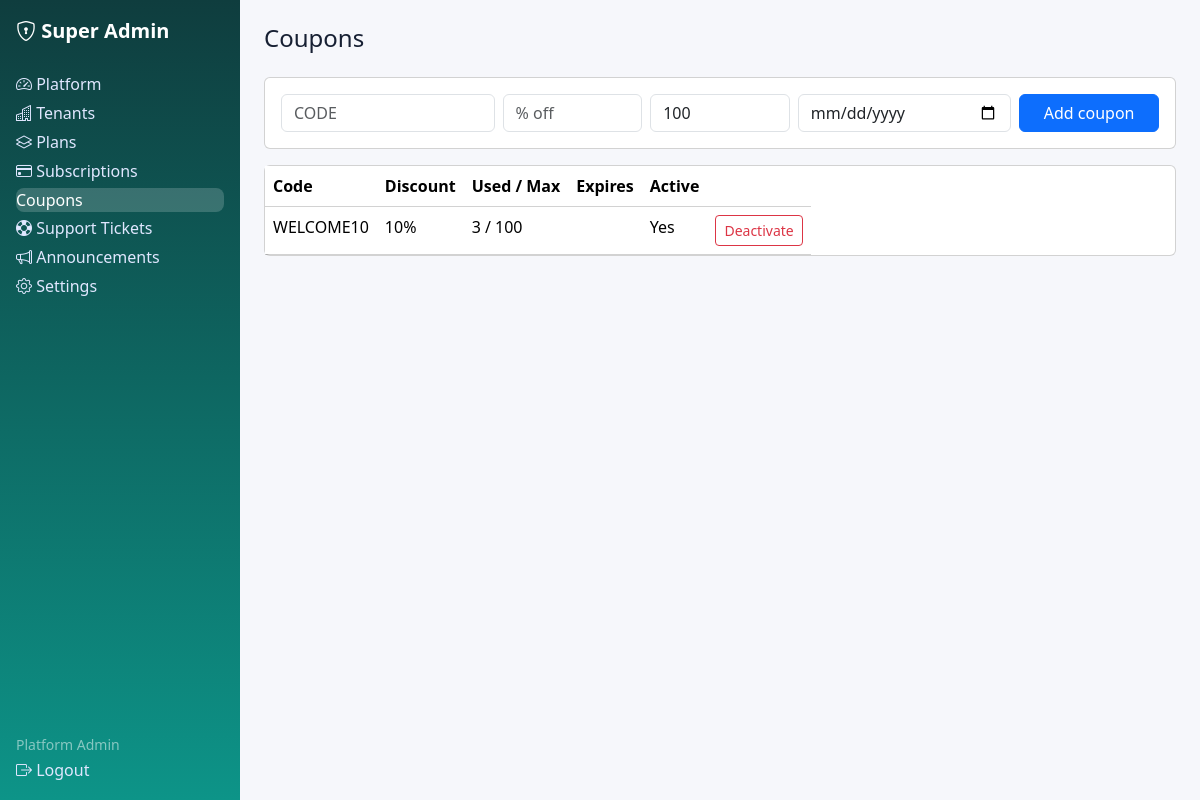
Screenshot of /super-admin/coupons.php (signed in) with the database file from the repository.
### tables this page shows
CREATE TABLE coupons (id INT UNSIGNED AUTO_INCREMENT PRIMARY KEY, code VARCHAR(40) NOT NULL UNIQUE, discount_percent INT NOT NULL DEFAULT 10, max_uses INT NOT NULL DEFAULT 100, used_count INT NOT NULL DEFAULT 0, expires_at DATETIME NULL, is_active TINYINT(1) NOT NULL DEFAULT 1, created_at DATETIME NOT NULL DEFAULT CURRENT_TIMESTAMP);

### includes/functions.php (called while the page is built, shortened)
<?php
function e(?string $v): string { return htmlspecialchars($v ?? '', ENT_QUOTES, 'UTF-8'); }

### super-admin/coupons.php (the view, shortened to what this page needs)
<?php require_once __DIR__ . '/../includes/auth.php'; $user=require_role(['super_admin'], '../auth/login.php'); $pdo=db(); $base='../';
$rows=$pdo->query('SELECT * FROM coupons ORDER BY id DESC')->fetchAll();
include __DIR__ . '/header.php'; ?>
<div class="card p-3 mb-3"><form class="row g-2" method="post"><?= csrf_field() ?><div class="col-md-3"><input class="form-control" name="code" placeholder="CODE" required></div><div class="col-md-2"><input class="form-control" type="number" name="discount_percent" placeholder="% off" required></div><div class="col-md-2"><input class="form-control" type="number" name="max_uses" placeholder="Max uses" value="100"></div><div class="col-md-3"><input class="form-control" type="date" name="expires_at"></div><div class="col-md-2"><button class="btn btn-primary w-100">Add coupon</button></div></form></div>
<table class="table card"><tr><th>Code</th><th>Discount</th><th>Used / Max</th><th>Expires</th><th>Active</th><th></th></tr><?php foreach($rows as $r): ?><tr><td><?= e($r['code']) ?></td><td><?= $r['discount_percent'] ?>%</td><td><?= $r['used_count'] ?> / <?= $r['max_uses'] ?></td><td><?= e($r['expires_at']??'') ?></td><td><?= $r['is_active']?'Yes':'No' ?></td><td><form method="post"><?= csrf_field() ?><input type="hidden" name="action" value="delete"><input type="hidden" name="id" value="<?= $r['id'] ?>"><button class="btn btn-sm btn-outline-danger">Deactivate</button></form></td></tr><?php endforeach; ?></table>
<?php include __DIR__ . '/footer.php'; ?>

### assets/css/style.css (style rules this page uses)
:root { --brand:#0d9488;--bg:#f6f7fb;--card:#fff;--text:#172033 }
body { background:var(--bg);color:var(--text);font-family:system-ui,-apple-system,"Segoe UI",Roboto,sans-serif }

### rows the page displays
coupons: code "WELCOME10", discount_percent "10", used_count "3", max_uses "100", is_active "Yes"

### other values shown
$l "Platform"
$l "Tenants"
$l "Plans"
$l "Subscriptions"
$l "Coupons"
$l "Support Tickets"
$l "Announcements"
$l "Settings"
current_user()['name'] "Platform Admin"
$pageTitle "Coupons"
